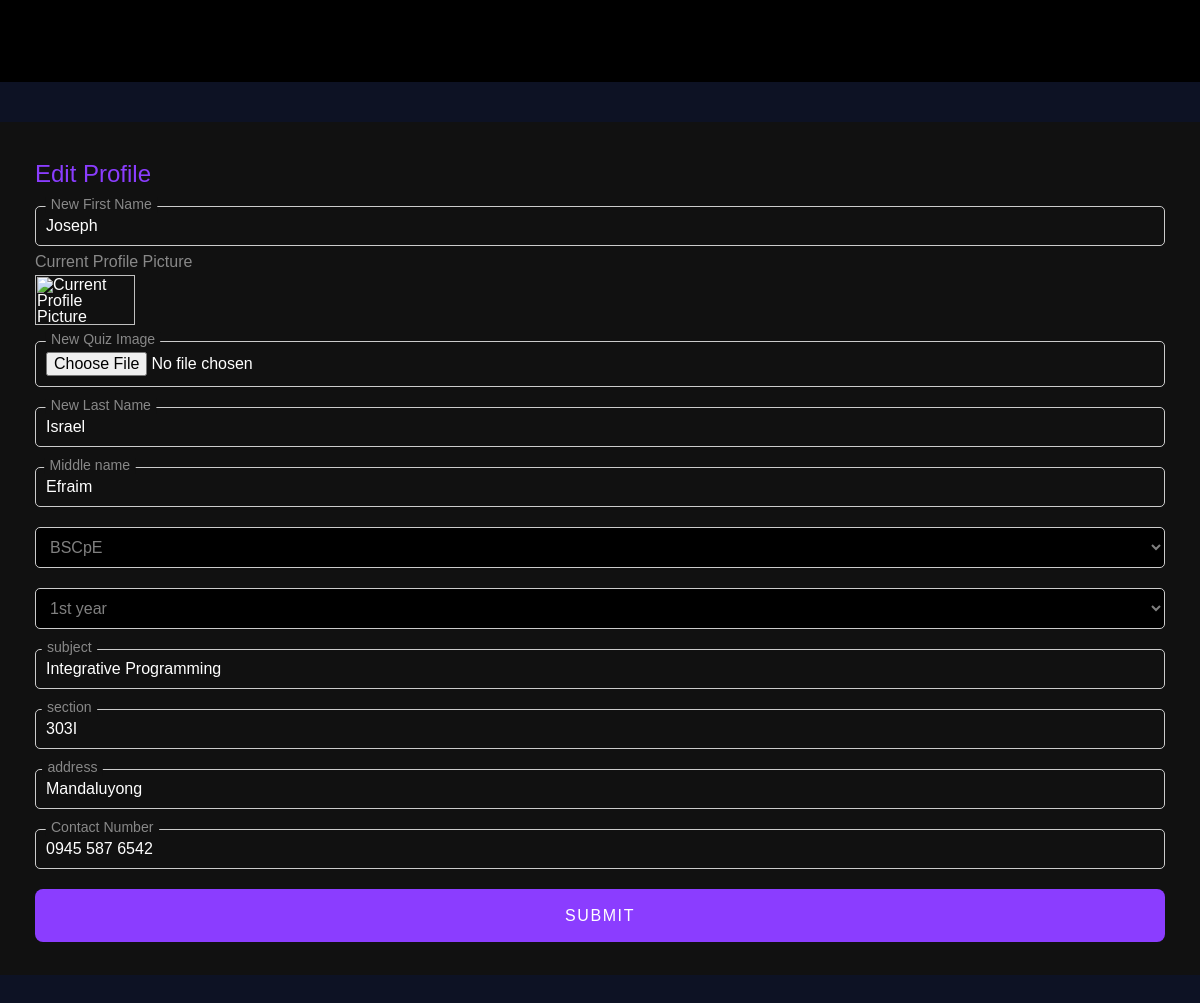
The app's page /sample.php (signed in) with its own data.
### tables this page shows
CREATE TABLE `user` (
  `id` int(11) NOT NULL,
  `firstname` varchar(55) NOT NULL,
  `lastname` varchar(55) NOT NULL,
  `middlename` varchar(55) NOT NULL,
  `course` varchar(55) NOT NULL,
  `yearlevel` varchar(55) NOT NULL,
  `subject` varchar(55) NOT NULL,
  `section` varchar(55) NOT NULL,
  `address` varchar(55) NOT NULL,
  `contactnumber` varchar(55) NOT NULL,
  `username` varchar(55) NOT NULL,
  `password` varchar(255) NOT NULL,
  `user_image` varchar(255) DEFAULT NULL
);

### sample.php (the view, shortened to what this page needs)
<?php
include 'components/connection.php';
$username = $_SESSION['username'];
$res = mysqli_query($con, "SELECT * FROM user WHERE username='$username'");
$row=mysqli_fetch_array($res);
$firstname = $row['firstname'];
$lastname = $row['lastname'];
$middlename = $row['middlename'];
$course = $row['course'];
$yearlevel = $row['yearlevel'];
$subject = $row['subject'];
$section = $row['section'];
$address = $row['address'];
$contactnumber = $row['contactnumber'];
$userProfilePicture = $row['user_image'];
?>
<head>
  <link rel="stylesheet" href="styles.css">
</head>
  <body class="<?php echo basename($_SERVER['PHP_SELF'], '.php'); ?>">
        <div class="header">
        </div>
<div class="admin">
  <div class="admin-add-quiz">
    <div class="aaq-text">
      <h2 class="aa-title">Edit Profile</h2>
    </div>
    <form
      name="edit-profile"
      action=""
      method="POST"
      id="signup"
      class="add-quiz-form"
      enctype="multipart/form-data"
    >
        <div class="add-quiz-container low">
          <input type="text" required id="fname" name="fname" oninput="formatName(event)" placeholder=" " value="<?php echo htmlspecialchars($firstname);?>" />
          <label for="fname">New First Name</label>
        </div>
        <div class="current-image">
            <p>Current Profile Picture</p>
           <img src="../<?php echo $userProfilePicture; ?>" alt="Current Profile Picture">
       </div>
        <div class="add-quiz-container">
          <input
            type="file"
            id="pimage"
            name="pimage"
            accept="image/*"
            placeholder=" "
            value="<?php echo htmlspecialchars($userProfilePicture);?>"
          />
          <label for="pimage">New Quiz Image</label>
        </div>
            <div class="add-quiz-container">
              <input
                type="text"
                required
                id="lname"
                name="lname"
                placeholder=" "
                oninput="formatName(event)"
                 value="<?php echo htmlspecialchars($lastname);?>"
              />
              <label for="lname">New Last Name</label>
            </div>
            <div class="add-quiz-container">
              <input
                type="text"
                required
                id="mname"
                name="mname"
                placeholder=" "
                oninput="formatName(event)"
                value="<?php echo htmlspecialchars($middlename);?>"
              />
              <label for="mname">Middle name</label>
            </div>
            <div class="add-quiz-container">
              <select id="course" required name="course">
                <option value="BSCpE" <?php echo (isset($course) && $course === 'BSCpE') ? 'selected' : ''; ?>>BSCpE</option>
              </select>
            </div>
            <div class="add-quiz-container">
              <select id="year" required name="year">
                     <option value="1" <?php echo (isset($yearlevel) && $yearlevel === '1') ? 'selected' : ''; ?>>1st year</option>
             </select>
            </div>
            <div class="add-quiz-container">
              <input
                type="text"
                required
                id="subject"
                name="subject"
                placeholder=" "
                value="<?php echo htmlspecialchars($subject);?>"
              />
              <label for="subject">subject</label>
            </div>
            <div class="add-quiz-container">
              <input
                type="text"
                required
                id="section"
                name="section"
                placeholder=" "
                value="<?php echo htmlspecialchars($section);?>"
              />
              <label for="section">section</label>
            </div>
            <div class="add-quiz-container">
              <input
                type="text"
                required
                id="address"
                name="address"
                placeholder=" "
                value="<?php echo htmlspecialchars($address);?>"
              />
              <label for="address">address</label>
            </div>
            <div class="add-quiz-container">
              <input
                  type="tel"
                  id="phone"
                  name="phone"
                  pattern="[0-9\s]*"
                  maxlength="13"
                  placeholder=" "
                  title="Please enter only numbers"
                  required
                  oninput="formatPhoneNumber(event)"
                  value="<?php echo htmlspecialchars($contactnumber);?>"
              /><label for="phone">Contact Number</label>
            </div>
             <div class="signup-btn">
              <input
                type="submit"
                name="submit"
                value="Submit"
                class="btn-submit"
              />
            </div>
    </form>
  </div>
</div>
</body>
</html>

### styles.css (style rules this page uses)
body { font-family: Arial, sans-serif; margin: 0; }
.header { background-color: #222; color: #fff; padding: 10px; text-align: right; }
html, body, div, span, applet, object, iframe, h1, h2, h3, h4, h5, h6, p, blockquote, pre, a, abbr, acronym, address, big, cite, code, del, dfn, em, img, ins, kbd, q, s, samp, small, strike, strong, sub, sup, tt, var, b, u, i, center, dl, dt, dd, ol, ul, li, fieldset, form, label, legend, table, caption, tbody, tfoot, thead, tr, th, td, article, aside, canvas, details, embed, figure, figcaption, footer, header, hgroup, menu, nav, output, ruby, section, summary, time, mark, audio, video { margin: 0; padding: 0; border: 0; font-size: 100%; font: inherit; vertical-align: baseline; }
body { line-height: 1; }
*, *::before, *::after { box-sizing: border-box; }
img { display: block; width: 100%; }
body { font-family: Arial, Helvetica, sans-serif; }
.header { position: fixed; top: 0; left: 0; z-index: 1007; font-family: "Montserrat", sans-serif; width: 100%; padding: 16px 30px; background: #000; }
.admin-add-quiz { background: #000; }
.sign-up-main .sign-up-form, .admin-add-quiz .add-quiz-form { padding: 10px 35px 20px; padding: 10px 35px 33px; }
.sign-up-main .signup-container, .admin-add-quiz .add-quiz-container { position: relative; margin-bottom: 20px; }
.sign-up-main input, .admin-add-quiz input { width: 100%; padding: 10px; border: 1px solid #ccc; border-radius: 5px; font-size: 16px; transition: all 0.3s ease; outline: none; }
.sign-up-main label, .admin-add-quiz label { position: absolute; top: 10px; left: 10px; transition: all 0.3s ease; pointer-events: none; color: #888; padding: 1px 6px; }
.sign-up-main input:focus + label, .admin-add-quiz input:focus + label, .sign-up-main input:not(:placeholder-shown) + label, .admin-add-quiz input:not(:placeholder-shown) + label { top: -2px; transform: scale(0.88) translateX(-8px) translateY(-50%); overflow: visible; background: #000; }
.sign-up-main input, .sign-up-main select, .admin-add-quiz input { background: #000; color: #fff; }
.admin-add-quiz input, .admin-add-quiz, .admin-add-quiz input:not(:placeholder-shown) + label, .admin-add-quiz input:focus + label { background: #111; }
.sign-up-main .btn-submit, .admin-add-quiz .btn-submit, .take-quiz-btn .btn-submit { position: relative; color: #fff; cursor: pointer; background: var(--clr-primary); display: flex; justify-content: center; align-items: center; width: 100%; height: 53px; font-size: 16px; font-weight: 500; letter-spacing: 0.1em; border: 0; white-space: nowrap; text-decoration: none; outline: none; border-radius: 8px; text-transform: uppercase; transition: all 0.3s ease-in; }
.admin { display: grid; grid-template-columns: 3fr 7fr; background: #0d1224; min-height: 100vh; padding-top: 82px; }
.admin-panel, .admin-add-quiz { padding-top: 40px; }
.admin-add-quiz .aa-title, .add-quiz-item .aa-title { font-size: 24px; margin-bottom: 10px; padding: 0 35px; color: var(--clr-primary); }
.admin-add-quiz .aa-title, .add-quiz-item .aa-title { font-size: 24px; margin-bottom: 10px; }
.current-image { margin-bottom: 16px; }
.add-quiz-container.low { margin-bottom: 8px; }
.current-image img { max-width: 100px; max-height: 50px; object-fit: cover; }
.current-image p { color: rgba(255, 255, 255, 0.5); margin: 0; margin-bottom: 5px; }
.add-quiz-container select { background: #000; color: rgb(255, 255, 255 /0.5); }
.add-quiz-container select { width: 100%; padding: 10px; border: 1px solid #ccc; border-radius: 5px; font-size: 16px; transition: all 0.3s ease; outline: none; cursor: pointer; color: rgb(255 255 255 / 0.5); }
.current-image img { color: #fff; }
.edit-profile .admin-panel, .admin-add-quiz { padding-top: 40px; max-width: 1280px; margin: 0 auto; width: 100%; margin: 40px auto; }

### sample.php (style rules this page uses)
.sample .admin { grid-template-columns: 1fr; }
.sample .admin-panel, .admin-add-quiz { padding-top: 40px; max-width: 1280px; margin: 0 auto; width: 100%; margin: 40px auto; }

### records on screen
user: fname "Joseph", lname "Israel", mname "Efraim", course "BSCpE", year "1st year", subject "Integrative Programming", section "303I", address "Mandaluyong", phone "0945 587 6542"
